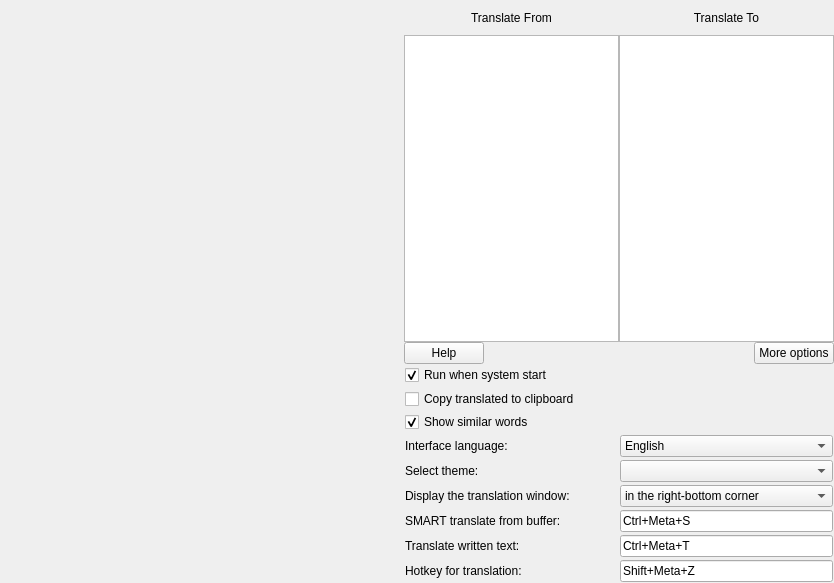
<?xml version="1.0" encoding="UTF-8"?>
<ui version="4.0">
 <class>Widget</class>
 <widget class="QMainWindow" name="Widget">
  <property name="geometry">
   <rect>
    <x>0</x>
    <y>0</y>
    <width>834</width>
    <height>583</height>
   </rect>
  </property>
  <property name="minimumSize">
   <size>
    <width>780</width>
    <height>400</height>
   </size>
  </property>
  <property name="contextMenuPolicy">
   <enum>Qt::NoContextMenu</enum>
  </property>
  <property name="windowTitle">
   <string notr="true">QuickTranslator</string>
  </property>
  <property name="windowIcon">
   <iconset resource="main.qrc">
    <normaloff>:/files/imgs/icon-color.svg</normaloff>:/files/imgs/icon-color.svg</iconset>
  </property>
  <property name="styleSheet">
   <string notr="true"/>
  </property>
  <widget class="QWidget" name="MainWidget">
   <property name="styleSheet">
    <string notr="true"/>
   </property>
   <layout class="QHBoxLayout" name="horizontalLayout_11">
    <property name="spacing">
     <number>0</number>
    </property>
    <property name="leftMargin">
     <number>0</number>
    </property>
    <property name="topMargin">
     <number>0</number>
    </property>
    <property name="rightMargin">
     <number>0</number>
    </property>
    <property name="bottomMargin">
     <number>0</number>
    </property>
    <item>
     <widget class="QWidget" name="defTrans" native="true">
      <layout class="QVBoxLayout" name="verticalLayout_4">
       <property name="spacing">
        <number>0</number>
       </property>
       <property name="leftMargin">
        <number>0</number>
       </property>
       <property name="topMargin">
        <number>0</number>
       </property>
       <property name="rightMargin">
        <number>0</number>
       </property>
       <property name="bottomMargin">
        <number>0</number>
       </property>
       <item>
        <layout class="QVBoxLayout" name="verticalLayout_3">
         <property name="spacing">
          <number>0</number>
         </property>
        </layout>
       </item>
      </layout>
     </widget>
    </item>
    <item>
     <widget class="QWidget" name="options" native="true">
      <property name="minimumSize">
       <size>
        <width>430</width>
        <height>0</height>
       </size>
      </property>
      <property name="maximumSize">
       <size>
        <width>430</width>
        <height>16777215</height>
       </size>
      </property>
      <layout class="QVBoxLayout" name="verticalLayout_2">
       <property name="spacing">
        <number>0</number>
       </property>
       <property name="leftMargin">
        <number>0</number>
       </property>
       <property name="topMargin">
        <number>0</number>
       </property>
       <property name="rightMargin">
        <number>0</number>
       </property>
       <property name="bottomMargin">
        <number>0</number>
       </property>
       <item>
        <widget class="QFrame" name="header">
         <property name="minimumSize">
          <size>
           <width>0</width>
           <height>35</height>
          </size>
         </property>
         <property name="frameShape">
          <enum>QFrame::NoFrame</enum>
         </property>
         <property name="frameShadow">
          <enum>QFrame::Raised</enum>
         </property>
         <property name="lineWidth">
          <number>0</number>
         </property>
         <layout class="QHBoxLayout" name="horizontalLayout_2" stretch="1,1">
          <property name="spacing">
           <number>0</number>
          </property>
          <property name="leftMargin">
           <number>0</number>
          </property>
          <property name="topMargin">
           <number>0</number>
          </property>
          <property name="rightMargin">
           <number>0</number>
          </property>
          <property name="bottomMargin">
           <number>0</number>
          </property>
          <item>
           <widget class="QLabel" name="from_label">
            <property name="minimumSize">
             <size>
              <width>0</width>
              <height>0</height>
             </size>
            </property>
            <property name="text">
             <string>Translate From</string>
            </property>
            <property name="alignment">
             <set>Qt::AlignCenter</set>
            </property>
           </widget>
          </item>
          <item>
           <widget class="QLabel" name="to_label">
            <property name="text">
             <string>Translate To</string>
            </property>
            <property name="alignment">
             <set>Qt::AlignCenter</set>
            </property>
           </widget>
          </item>
         </layout>
        </widget>
       </item>
       <item>
        <layout class="QHBoxLayout" name="horizontalLayout_3">
         <property name="spacing">
          <number>0</number>
         </property>
         <item>
          <widget class="QListWidget" name="from_list">
           <property name="minimumSize">
            <size>
             <width>0</width>
             <height>0</height>
            </size>
           </property>
           <property name="styleSheet">
            <string notr="true"/>
           </property>
           <property name="horizontalScrollBarPolicy">
            <enum>Qt::ScrollBarAlwaysOff</enum>
           </property>
           <property name="showDropIndicator" stdset="0">
            <bool>false</bool>
           </property>
           <property name="selectionMode">
            <enum>QAbstractItemView::SingleSelection</enum>
           </property>
          </widget>
         </item>
         <item>
          <widget class="QListWidget" name="to_list">
           <property name="minimumSize">
            <size>
             <width>0</width>
             <height>0</height>
            </size>
           </property>
           <property name="horizontalScrollBarPolicy">
            <enum>Qt::ScrollBarAlwaysOff</enum>
           </property>
           <property name="showDropIndicator" stdset="0">
            <bool>false</bool>
           </property>
          </widget>
         </item>
        </layout>
       </item>
       <item>
        <widget class="QFrame" name="frameButton">
         <property name="minimumSize">
          <size>
           <width>0</width>
           <height>0</height>
          </size>
         </property>
         <property name="baseSize">
          <size>
           <width>0</width>
           <height>50</height>
          </size>
         </property>
         <property name="frameShadow">
          <enum>QFrame::Raised</enum>
         </property>
         <property name="lineWidth">
          <number>0</number>
         </property>
         <layout class="QHBoxLayout" name="horizontalLayout_4">
          <property name="spacing">
           <number>0</number>
          </property>
          <property name="leftMargin">
           <number>0</number>
          </property>
          <property name="topMargin">
           <number>0</number>
          </property>
          <property name="rightMargin">
           <number>0</number>
          </property>
          <property name="bottomMargin">
           <number>0</number>
          </property>
          <item>
           <widget class="QPushButton" name="help_button">
            <property name="maximumSize">
             <size>
              <width>16777215</width>
              <height>24</height>
             </size>
            </property>
            <property name="text">
             <string>Help</string>
            </property>
           </widget>
          </item>
          <item>
           <spacer name="horizontalSpacer">
            <property name="orientation">
             <enum>Qt::Horizontal</enum>
            </property>
            <property name="sizeHint" stdset="0">
             <size>
              <width>313</width>
              <height>20</height>
             </size>
            </property>
           </spacer>
          </item>
          <item>
           <widget class="QPushButton" name="showOptions">
            <property name="enabled">
             <bool>true</bool>
            </property>
            <property name="maximumSize">
             <size>
              <width>150</width>
              <height>24</height>
             </size>
            </property>
            <property name="text">
             <string>More options</string>
            </property>
           </widget>
          </item>
         </layout>
        </widget>
       </item>
       <item>
        <widget class="QFrame" name="hideFrame">
         <property name="minimumSize">
          <size>
           <width>0</width>
           <height>0</height>
          </size>
         </property>
         <property name="frameShape">
          <enum>QFrame::NoFrame</enum>
         </property>
         <property name="lineWidth">
          <number>0</number>
         </property>
         <layout class="QVBoxLayout" name="verticalLayout">
          <property name="spacing">
           <number>3</number>
          </property>
          <property name="leftMargin">
           <number>1</number>
          </property>
          <property name="topMargin">
           <number>0</number>
          </property>
          <property name="rightMargin">
           <number>1</number>
          </property>
          <property name="bottomMargin">
           <number>3</number>
          </property>
          <item>
           <layout class="QHBoxLayout" name="horizontalLayout_7">
            <property name="spacing">
             <number>1</number>
            </property>
            <item>
             <widget class="QCheckBox" name="autorun_cb">
              <property name="sizePolicy">
               <sizepolicy hsizetype="Ignored" vsizetype="Fixed">
                <horstretch>0</horstretch>
                <verstretch>0</verstretch>
               </sizepolicy>
              </property>
              <property name="minimumSize">
               <size>
                <width>0</width>
                <height>22</height>
               </size>
              </property>
              <property name="autoFillBackground">
               <bool>false</bool>
              </property>
              <property name="text">
               <string>Run when system start</string>
              </property>
              <property name="checked">
               <bool>true</bool>
              </property>
              <property name="tristate">
               <bool>false</bool>
              </property>
             </widget>
            </item>
           </layout>
          </item>
          <item>
           <layout class="QHBoxLayout" name="horizontalLayout_8">
            <property name="spacing">
             <number>5</number>
            </property>
            <property name="sizeConstraint">
             <enum>QLayout::SetDefaultConstraint</enum>
            </property>
            <property name="bottomMargin">
             <number>0</number>
            </property>
            <item>
             <widget class="QCheckBox" name="cpToClipboard_cb">
              <property name="text">
               <string>Copy translated to clipboard</string>
              </property>
             </widget>
            </item>
           </layout>
          </item>
          <item>
           <layout class="QHBoxLayout" name="horizontalLayout_9">
            <item>
             <widget class="QCheckBox" name="similar_cb">
              <property name="text">
               <string>Show similar words</string>
              </property>
              <property name="checked">
               <bool>true</bool>
              </property>
             </widget>
            </item>
           </layout>
          </item>
          <item>
           <layout class="QHBoxLayout" name="horizontalLayout_10">
            <property name="spacing">
             <number>1</number>
            </property>
            <item>
             <widget class="QLabel" name="label_2">
              <property name="text">
               <string>Interface language:</string>
              </property>
             </widget>
            </item>
            <item>
             <widget class="QComboBox" name="appLanguage">
              <item>
               <property name="text">
                <string>English</string>
               </property>
              </item>
              <item>
               <property name="text">
                <string>Russia</string>
               </property>
              </item>
              <item>
               <property name="text">
                <string>Ukrainian</string>
               </property>
              </item>
             </widget>
            </item>
           </layout>
          </item>
          <item>
           <layout class="QHBoxLayout" name="horizontalLayout_5">
            <property name="spacing">
             <number>1</number>
            </property>
            <item>
             <widget class="QLabel" name="label">
              <property name="text">
               <string>Select theme:</string>
              </property>
             </widget>
            </item>
            <item>
             <widget class="QComboBox" name="theme_cb">
              <property name="enabled">
               <bool>true</bool>
              </property>
              <property name="sizePolicy">
               <sizepolicy hsizetype="Ignored" vsizetype="Fixed">
                <horstretch>0</horstretch>
                <verstretch>0</verstretch>
               </sizepolicy>
              </property>
              <property name="minimumSize">
               <size>
                <width>0</width>
                <height>0</height>
               </size>
              </property>
              <property name="styleSheet">
               <string notr="true"/>
              </property>
             </widget>
            </item>
           </layout>
          </item>
          <item>
           <layout class="QHBoxLayout" name="horizontalLayout_6">
            <property name="spacing">
             <number>1</number>
            </property>
            <item>
             <widget class="QLabel" name="info_type_l">
              <property name="sizePolicy">
               <sizepolicy hsizetype="Ignored" vsizetype="Fixed">
                <horstretch>0</horstretch>
                <verstretch>0</verstretch>
               </sizepolicy>
              </property>
              <property name="minimumSize">
               <size>
                <width>0</width>
                <height>22</height>
               </size>
              </property>
              <property name="text">
               <string>Display the translation window:</string>
              </property>
              <property name="alignment">
               <set>Qt::AlignLeading|Qt::AlignLeft|Qt::AlignVCenter</set>
              </property>
             </widget>
            </item>
            <item>
             <widget class="QComboBox" name="infoWin_ch">
              <property name="sizePolicy">
               <sizepolicy hsizetype="Ignored" vsizetype="Fixed">
                <horstretch>0</horstretch>
                <verstretch>0</verstretch>
               </sizepolicy>
              </property>
              <property name="minimumSize">
               <size>
                <width>0</width>
                <height>0</height>
               </size>
              </property>
              <property name="maximumSize">
               <size>
                <width>16777215</width>
                <height>16777215</height>
               </size>
              </property>
              <item>
               <property name="text">
                <string>in the right-bottom corner</string>
               </property>
              </item>
              <item>
               <property name="text">
                <string>at the cursor</string>
               </property>
              </item>
              <item>
               <property name="text">
                <string>at the notification</string>
               </property>
              </item>
             </widget>
            </item>
           </layout>
          </item>
          <item>
           <layout class="QHBoxLayout" name="horizontalLayout_smart">
            <property name="spacing">
             <number>1</number>
            </property>
            <item>
             <widget class="QLabel" name="hotkey_l_smart">
              <property name="sizePolicy">
               <sizepolicy hsizetype="Ignored" vsizetype="Preferred">
                <horstretch>0</horstretch>
                <verstretch>0</verstretch>
               </sizepolicy>
              </property>
              <property name="minimumSize">
               <size>
                <width>0</width>
                <height>0</height>
               </size>
              </property>
              <property name="toolTip">
               <string>Translating all text in objects such as table or formated text</string>
              </property>
              <property name="text">
               <string>SMART translate from buffer:</string>
              </property>
             </widget>
            </item>
            <item>
             <widget class="QLineEdit" name="hotkey_le_smart">
              <property name="sizePolicy">
               <sizepolicy hsizetype="Ignored" vsizetype="Fixed">
                <horstretch>0</horstretch>
                <verstretch>0</verstretch>
               </sizepolicy>
              </property>
              <property name="styleSheet">
               <string notr="true"/>
              </property>
              <property name="text">
               <string notr="true">Ctrl+Meta+S</string>
              </property>
              <property name="maxLength">
               <number>32</number>
              </property>
             </widget>
            </item>
           </layout>
          </item>
          <item>
           <layout class="QHBoxLayout" name="horizontalLayout_field">
            <property name="spacing">
             <number>1</number>
            </property>
            <item>
             <widget class="QLabel" name="hotkey_l_field">
              <property name="sizePolicy">
               <sizepolicy hsizetype="Ignored" vsizetype="Preferred">
                <horstretch>0</horstretch>
                <verstretch>0</verstretch>
               </sizepolicy>
              </property>
              <property name="minimumSize">
               <size>
                <width>0</width>
                <height>0</height>
               </size>
              </property>
              <property name="text">
               <string>Translate written text:</string>
              </property>
             </widget>
            </item>
            <item>
             <widget class="QLineEdit" name="hotkey_le_field">
              <property name="sizePolicy">
               <sizepolicy hsizetype="Ignored" vsizetype="Fixed">
                <horstretch>0</horstretch>
                <verstretch>0</verstretch>
               </sizepolicy>
              </property>
              <property name="styleSheet">
               <string notr="true"/>
              </property>
              <property name="text">
               <string notr="true">Ctrl+Meta+T</string>
              </property>
              <property name="maxLength">
               <number>32</number>
              </property>
             </widget>
            </item>
           </layout>
          </item>
         </layout>
        </widget>
       </item>
       <item>
        <widget class="QFrame" name="footer">
         <property name="minimumSize">
          <size>
           <width>0</width>
           <height>0</height>
          </size>
         </property>
         <property name="maximumSize">
          <size>
           <width>16777215</width>
           <height>60</height>
          </size>
         </property>
         <property name="frameShape">
          <enum>QFrame::NoFrame</enum>
         </property>
         <property name="frameShadow">
          <enum>QFrame::Raised</enum>
         </property>
         <layout class="QHBoxLayout" name="horizontalLayout">
          <property name="spacing">
           <number>1</number>
          </property>
          <property name="leftMargin">
           <number>1</number>
          </property>
          <property name="topMargin">
           <number>0</number>
          </property>
          <property name="rightMargin">
           <number>1</number>
          </property>
          <property name="bottomMargin">
           <number>1</number>
          </property>
          <item>
           <widget class="QLabel" name="hotkey_l">
            <property name="sizePolicy">
             <sizepolicy hsizetype="Ignored" vsizetype="Preferred">
              <horstretch>0</horstretch>
              <verstretch>0</verstretch>
             </sizepolicy>
            </property>
            <property name="minimumSize">
             <size>
              <width>0</width>
              <height>0</height>
             </size>
            </property>
            <property name="text">
             <string>Hotkey for translation:</string>
            </property>
           </widget>
          </item>
          <item>
           <widget class="QLineEdit" name="hotkey_le">
            <property name="sizePolicy">
             <sizepolicy hsizetype="Ignored" vsizetype="Fixed">
              <horstretch>0</horstretch>
              <verstretch>0</verstretch>
             </sizepolicy>
            </property>
            <property name="styleSheet">
             <string notr="true"/>
            </property>
            <property name="text">
             <string notr="true">Shift+Meta+Z</string>
            </property>
            <property name="maxLength">
             <number>32</number>
            </property>
           </widget>
          </item>
         </layout>
        </widget>
       </item>
      </layout>
     </widget>
    </item>
   </layout>
  </widget>
 </widget>
 <layoutdefault spacing="6" margin="11"/>
 <resources>
  <include location="main.qrc"/>
 </resources>
 <connections/>
</ui>
